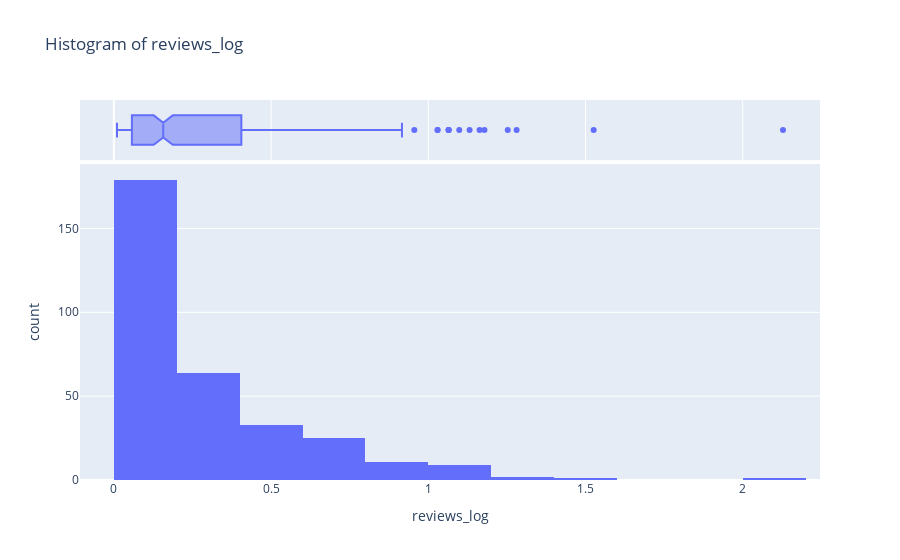

Notebook code for this chart:
### Code cell
univariate('reviews_log', outliers = 'yes')

### Figure 1 — Plotly figure (JSON) as saved in the notebook; plotly's stock layout.template omitted (floating-point values rounded to 4 significant figures; data arrays with more than 128 entries replaced by an {"elided": "..."} marker saying what was removed)
{"data": [{"alignmentgroup": "True", "bingroup": "x", "hovertemplate": "reviews_log=%{x}<br>count=%{y}<extra></extra>", "legendgroup": "", "marker": {"color": "#636efa", "pattern": {"shape": ""}}, "name": "", "nbinsx": 18, "offsetgroup": "", "orientation": "v", "showlegend": false, "type": "histogram", "x": {"elided": "325 float values"}, "xaxis": "x", "yaxis": "y"}, {"alignmentgroup": "True", "hovertemplate": "<b>%{hovertext}</b><br><br>reviews_log=%{x}<extra></extra>", "hovertext": {"elided": "325 str values"}, "legendgroup": "", "marker": {"color": "#636efa"}, "name": "", "notched": true, "offsetgroup": "", "showlegend": false, "type": "box", "x": {"elided": "325 float values"}, "xaxis": "x2", "yaxis": "y2"}], "layout": {"autosize": true, "barmode": "relative", "legend": {"tracegroupgap": 0}, "title": {"text": "Histogram of reviews_log"}, "xaxis": {"anchor": "y", "autorange": true, "domain": [0, 1], "range": [-0.1077, 2.246], "title": {"text": "reviews_log"}, "type": "linear"}, "xaxis2": {"anchor": "y2", "autorange": true, "domain": [0, 1], "matches": "x", "range": [-0.1077, 2.246], "showgrid": true, "showticklabels": false, "type": "linear"}, "yaxis": {"anchor": "x", "autorange": true, "domain": [0, 0.8316], "range": [0, 188.4], "title": {"text": "count"}}, "yaxis2": {"anchor": "x2", "autorange": true, "domain": [0.8416, 1], "matches": "y2", "range": [-0.5, 0.5], "showgrid": false, "showline": false, "showticklabels": false, "ticks": "", "type": "category"}}}
